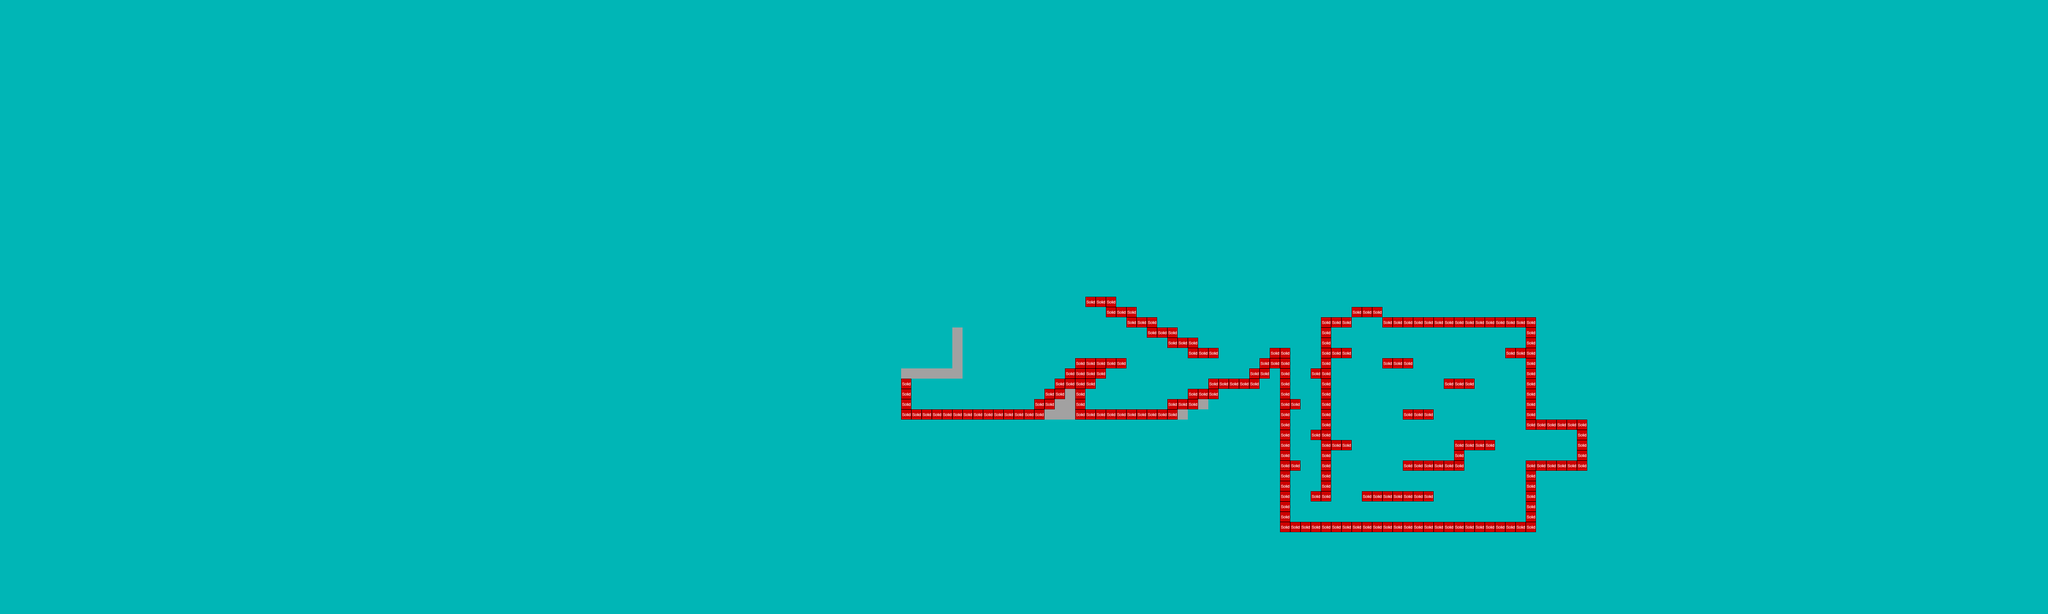

Tiled map render using the project's own tile images. Description and the map definition, with tile-layer contents summarised, below:
An orthogonal 200x60 tile map with 32x32 px tiles, 2 tile layers (foreground, collision), 2 tilesets and 27 objects (26x GoldCoin, player).

<map version="1.0" orientation="orthogonal" width="200" height="60" tilewidth="32" tileheight="32" backgroundcolor="#00b6b6">
 <tileset firstgid="1" name="meta" tilewidth="32" tileheight="32">
  <image source="../img/map/metatiles32x32.png" width="192" height="32" />
  <tile id="0">
   <properties>
    <property name="type" value="solid" />
   </properties>
  </tile>
 </tileset>
 <tileset firstgid="7" name="testing" tilewidth="32" tileheight="32">
  <image source="../img/map/testing.png" width="512" height="512" />
 </tileset>
 <layer name="foreground" width="200" height="60">
  <data>[12000 cells, 245 non-empty, 1 distinct tile ids]</data>
 </layer>
 <objectgroup name="objects" width="200" height="60">
  <object name="player" x="2853" y="1240" width="23" height="32">
   <properties>
    <property name="image" value="robot" />
    <property name="spritewidth" value="32" />
   </properties>
  </object>
 </objectgroup>
 <layer name="collision" width="200" height="60">
  <data>[12000 cells, 227 non-empty, 1 distinct tile ids]</data>
 </layer>
 <objectgroup name="collectibles" width="200" height="60">
  <object name="GoldCoin" x="2920" y="1246" width="26" height="28">
   <properties>
    <property name="image" value="goldcoin" />
    <property name="spritewidth" value="32" />
   </properties>
  </object>
  <object name="GoldCoin" x="3049" y="1239" width="26" height="28">
   <properties>
    <property name="image" value="goldcoin" />
    <property name="spritewidth" value="32" />
   </properties>
  </object>
  <object name="GoldCoin" x="3165" y="1199" width="26" height="28">
   <properties>
    <property name="image" value="goldcoin" />
    <property name="spritewidth" value="32" />
   </properties>
  </object>
  <object name="GoldCoin" x="3275" y="1078" width="26" height="28">
   <properties>
    <property name="image" value="goldcoin" />
    <property name="spritewidth" value="32" />
   </properties>
  </object>
  <object name="GoldCoin" x="3472" y="1060" width="26" height="28">
   <properties>
    <property name="image" value="goldcoin" />
    <property name="spritewidth" value="32" />
   </properties>
  </object>
  <object name="GoldCoin" x="3443" y="1217" width="26" height="28">
   <properties>
    <property name="image" value="goldcoin" />
    <property name="spritewidth" value="32" />
   </properties>
  </object>
  <object name="GoldCoin" x="3316" y="869" width="26" height="28">
   <properties>
    <property name="image" value="goldcoin" />
    <property name="spritewidth" value="32" />
   </properties>
  </object>
  <object name="GoldCoin" x="3584" y="926" width="26" height="28">
   <properties>
    <property name="image" value="goldcoin" />
    <property name="spritewidth" value="32" />
   </properties>
  </object>
  <object name="GoldCoin" x="3766" y="972" width="26" height="28">
   <properties>
    <property name="image" value="goldcoin" />
    <property name="spritewidth" value="32" />
   </properties>
  </object>
  <object name="GoldCoin" x="3716" y="1146" width="26" height="28">
   <properties>
    <property name="image" value="goldcoin" />
    <property name="spritewidth" value="32" />
   </properties>
  </object>
  <object name="GoldCoin" x="3999" y="998" width="26" height="28">
   <properties>
    <property name="image" value="goldcoin" />
    <property name="spritewidth" value="32" />
   </properties>
  </object>
  <object name="GoldCoin" x="4067" y="1092" width="26" height="28">
   <properties>
    <property name="image" value="goldcoin" />
    <property name="spritewidth" value="32" />
   </properties>
  </object>
  <object name="GoldCoin" x="4065" y="1302" width="26" height="28">
   <properties>
    <property name="image" value="goldcoin" />
    <property name="spritewidth" value="32" />
   </properties>
  </object>
  <object name="GoldCoin" x="4066" y="1487" width="26" height="28">
   <properties>
    <property name="image" value="goldcoin" />
    <property name="spritewidth" value="32" />
   </properties>
  </object>
  <object name="GoldCoin" x="4190" y="1578" width="26" height="28">
   <properties>
    <property name="image" value="goldcoin" />
    <property name="spritewidth" value="32" />
   </properties>
  </object>
  <object name="GoldCoin" x="4328" y="1481" width="26" height="28">
   <properties>
    <property name="image" value="goldcoin" />
    <property name="spritewidth" value="32" />
   </properties>
  </object>
  <object name="GoldCoin" x="4180" y="1307" width="26" height="28">
   <properties>
    <property name="image" value="goldcoin" />
    <property name="spritewidth" value="32" />
   </properties>
  </object>
  <object name="GoldCoin" x="4273" y="1211" width="26" height="28">
   <properties>
    <property name="image" value="goldcoin" />
    <property name="spritewidth" value="32" />
   </properties>
  </object>
  <object name="GoldCoin" x="4176" y="1043" width="26" height="28">
   <properties>
    <property name="image" value="goldcoin" />
    <property name="spritewidth" value="32" />
   </properties>
  </object>
  <object name="GoldCoin" x="4357" y="1072" width="26" height="28">
   <properties>
    <property name="image" value="goldcoin" />
    <property name="spritewidth" value="32" />
   </properties>
  </object>
  <object name="GoldCoin" x="4422" y="1224" width="26" height="28">
   <properties>
    <property name="image" value="goldcoin" />
    <property name="spritewidth" value="32" />
   </properties>
  </object>
  <object name="GoldCoin" x="4547" y="1133" width="26" height="28">
   <properties>
    <property name="image" value="goldcoin" />
    <property name="spritewidth" value="32" />
   </properties>
  </object>
  <object name="GoldCoin" x="4595" y="1323" width="26" height="28">
   <properties>
    <property name="image" value="goldcoin" />
    <property name="spritewidth" value="32" />
   </properties>
  </object>
  <object name="GoldCoin" x="4719" y="1043" width="26" height="28">
   <properties>
    <property name="image" value="goldcoin" />
    <property name="spritewidth" value="32" />
   </properties>
  </object>
  <object name="GoldCoin" x="4869" y="1377" width="26" height="28">
   <properties>
    <property name="image" value="goldcoin" />
    <property name="spritewidth" value="32" />
   </properties>
  </object>
  <object name="GoldCoin" x="4692" y="1550" width="26" height="28">
   <properties>
    <property name="image" value="goldcoin" />
    <property name="spritewidth" value="32" />
   </properties>
  </object>
 </objectgroup>
</map>